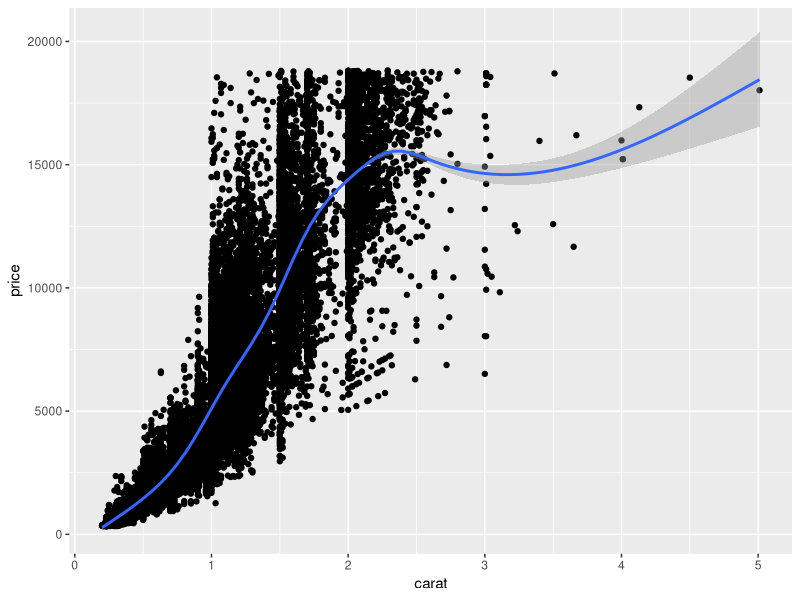
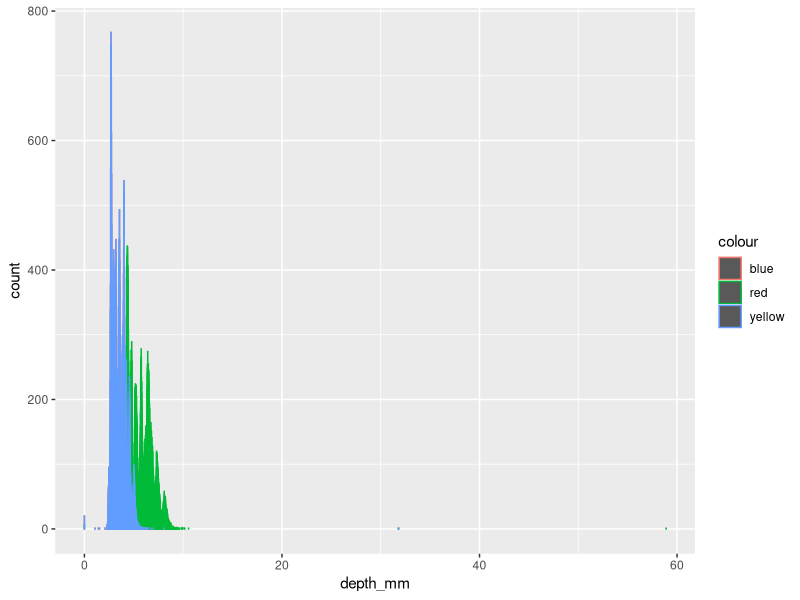

Reproduce these figures in R, in order.
## ---- chunk 1
library(tidyverse) 
library(ggplot2)
## ---- chunk 2
diamonds <- diamonds %>% rename(
    depth_pct = depth,
    length_mm = x,
    width_mm = y,
    depth_mm = z,
    table_pct = table
  )
## ---- chunk 3
# Do some preliminary investigations & cleaning
diamonds %>% 
  ggplot(mapping = aes(x = carat, y = price )) + geom_point() +geom_smooth()
#clearly carat is proportional to price

diamonds %>% ggplot() + geom_bar(mapping = aes(x = depth_mm, colour = "blue")) + geom_bar(mapping = aes(x = width_mm, colour = "red")) + geom_bar(mapping = aes(x = depth_mm, colour = "yellow"))
          


## ---- chunk 4

diamonds <- diamonds %>%
  mutate(table_mm = table_pct * width_mm / 100)

# Overall table_mm arithmetic mean?






# table_mm arithmetic mean within each clarity category






## ---- chunk 5
# Write gmean() command



## ---- chunk 6

test_data <- list(
  test1 = c(2.1, 3.8, 4.2),
  test2 = c(1, 10, 100, 1000),
  test3 = c(0, 1, 4),
  test4 = c(0.38,  0.94, -1.56),
  test5 = c(TRUE, TRUE),
  test6 = c("6", "7", "8")
)


# Create for loop to test gmean() on the above examples


## ---- chunk 7
# Copy gmean() from Ex4 and edit it to check the input





# Copy your code from Ex 5 to test your new command





## ---- chunk 8
# Overall table_mm geometic mean?






# table_mm geometic mean within each clarity category






## ---- chunk 9
# Create gmean2() that computes the geometric mean 
#   that uses the original definition






## ---- chunk 10
# Create a function that computes the harmonic mean







